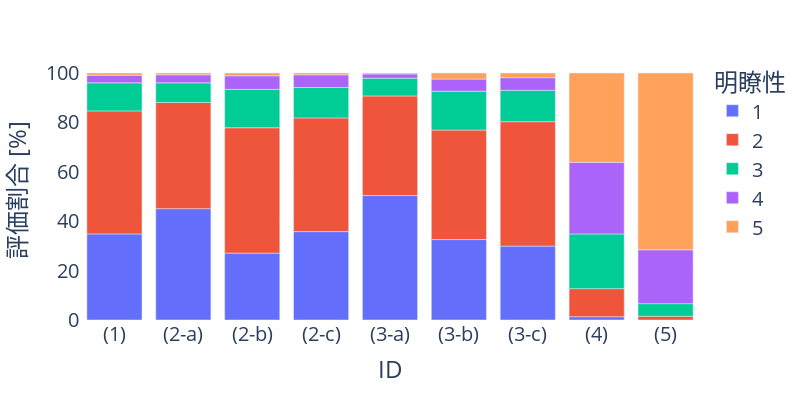

The code cell stored with this chart in its notebook:
### Code cell
colname = "intelligibility_id"

data_tmp = {
    "model_id": [],
    colname: [],
}
for model_id in df_answer["model_id"].unique().to_numpy().reshape(-1):
    for intelligibility_id in range(1, 6):
        data_tmp["model_id"].append(model_id)
        data_tmp[colname].append(intelligibility_id)

df_answer_int_len = (
    pl.DataFrame(data=data_tmp)
    .join(
        df_answer.group_by(["model_id", colname]).len().sort(["model_id", colname]),
        on=["model_id", colname],
        how="left",
        coalesce=True,
    )
    .with_columns(pl.col("len").fill_null(0))
    .join(
        df_answer.group_by(["model_id"]).len().rename({"len": "total"}),
        on=["model_id"],
        how="left",
        coalesce=True,
    )
    .with_columns((pl.col("len") / pl.col("total") * 100).alias("pct"))
    .sort(["model_id", colname], descending=False)
)
df_answer_int_len = df_answer_int_len.cast({"intelligibility_id": pl.String})

fig = px.bar(
    df_answer_int_len,
    x="model_id",
    y="pct",
    color="intelligibility_id",
    labels={
        "model_id": "ID",
        "pct": "評価割合 [%]",
        "intelligibility_id": "明瞭性",
    },
    width=800,
    height=400,
)
fig.update_layout(font={"size": 20})
fig.update_layout(
    {
        "plot_bgcolor": "rgba(0, 0, 0, 0)",
        "paper_bgcolor": "rgba(0, 0, 0, 0)",
    }
)

fig.show()
fig.write_image("./figs_2/test.png")

### Figure 1 — Plotly figure (JSON) as saved in the notebook; plotly's stock layout.template omitted (floating-point values rounded to 4 significant figures)
{"data": [{"alignmentgroup": "True", "hovertemplate": "明瞭性=1<br>ID=%{x}<br>評価割合 [%]=%{y}<extra></extra>", "legendgroup": "1", "marker": {"color": "#636efa", "pattern": {"shape": ""}}, "name": "1", "offsetgroup": "1", "orientation": "v", "showlegend": true, "textposition": "auto", "type": "bar", "x": ["(1)", "(2-a)", "(2-b)", "(2-c)", "(3-a)", "(3-b)", "(3-c)", "(4)", "(5)"], "xaxis": "x", "y": [34.85, 45.08, 27.08, 35.8, 50.38, 32.58, 29.92, 1.326, 0], "yaxis": "y"}, {"alignmentgroup": "True", "hovertemplate": "明瞭性=2<br>ID=%{x}<br>評価割合 [%]=%{y}<extra></extra>", "legendgroup": "2", "marker": {"color": "#EF553B", "pattern": {"shape": ""}}, "name": "2", "offsetgroup": "2", "orientation": "v", "showlegend": true, "textposition": "auto", "type": "bar", "x": ["(1)", "(2-a)", "(2-b)", "(2-c)", "(3-a)", "(3-b)", "(3-c)", "(4)", "(5)"], "xaxis": "x", "y": [49.81, 42.99, 50.76, 46.02, 40.34, 44.32, 50.38, 11.36, 1.515], "yaxis": "y"}, {"alignmentgroup": "True", "hovertemplate": "明瞭性=3<br>ID=%{x}<br>評価割合 [%]=%{y}<extra></extra>", "legendgroup": "3", "marker": {"color": "#00cc96", "pattern": {"shape": ""}}, "name": "3", "offsetgroup": "3", "orientation": "v", "showlegend": true, "textposition": "auto", "type": "bar", "x": ["(1)", "(2-a)", "(2-b)", "(2-c)", "(3-a)", "(3-b)", "(3-c)", "(4)", "(5)"], "xaxis": "x", "y": [11.36, 7.955, 15.53, 12.31, 7.197, 15.72, 12.69, 22.16, 5.114], "yaxis": "y"}, {"alignmentgroup": "True", "hovertemplate": "明瞭性=4<br>ID=%{x}<br>評価割合 [%]=%{y}<extra></extra>", "legendgroup": "4", "marker": {"color": "#ab63fa", "pattern": {"shape": ""}}, "name": "4", "offsetgroup": "4", "orientation": "v", "showlegend": true, "textposition": "auto", "type": "bar", "x": ["(1)", "(2-a)", "(2-b)", "(2-c)", "(3-a)", "(3-b)", "(3-c)", "(4)", "(5)"], "xaxis": "x", "y": [3.03, 3.22, 5.492, 5.114, 1.705, 4.924, 5.114, 28.98, 21.78], "yaxis": "y"}, {"alignmentgroup": "True", "hovertemplate": "明瞭性=5<br>ID=%{x}<br>評価割合 [%]=%{y}<extra></extra>", "legendgroup": "5", "marker": {"color": "#FFA15A", "pattern": {"shape": ""}}, "name": "5", "offsetgroup": "5", "orientation": "v", "showlegend": true, "textposition": "auto", "type": "bar", "x": ["(1)", "(2-a)", "(2-b)", "(2-c)", "(3-a)", "(3-b)", "(3-c)", "(4)", "(5)"], "xaxis": "x", "y": [0.947, 0.7576, 1.136, 0.7576, 0.3788, 2.462, 1.894, 36.17, 71.59], "yaxis": "y"}], "layout": {"barmode": "relative", "font": {"size": 20}, "height": 400, "legend": {"title": {"text": "明瞭性"}, "tracegroupgap": 0}, "margin": {"t": 60}, "paper_bgcolor": "rgba(0, 0, 0, 0)", "plot_bgcolor": "rgba(0, 0, 0, 0)", "width": 800, "xaxis": {"anchor": "y", "domain": [0, 1], "title": {"text": "ID"}}, "yaxis": {"anchor": "x", "domain": [0, 1], "title": {"text": "評価割合 [%]"}}}}
